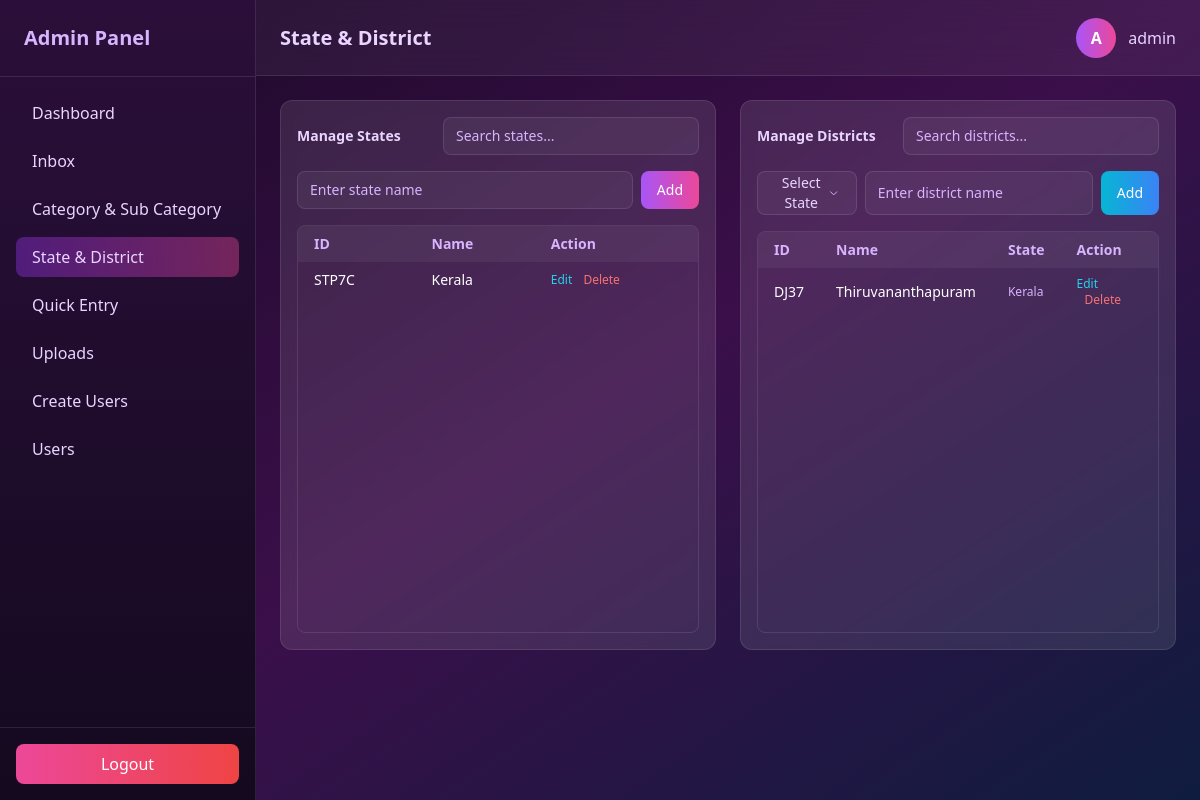
Screenshot of /state (signed in) with the database file from the repository.
### data/models.py (models this page shows, shortened)
class State(models.Model):
    id = models.CharField(
        max_length=5,      # ST + 3 chars OR S + 4 chars (your choice)
        primary_key=True,
        editable=False
    )
    name = models.CharField(max_length=100)
    created_at = models.DateTimeField(auto_now_add=True)

class District(models.Model):
    id = models.CharField(
        max_length=5,      # D + 4 chars
        primary_key=True,
        editable=False
    )
    state = models.ForeignKey(
        State,
        on_delete=models.CASCADE,
        related_name="districts"
    )
    name = models.CharField(max_length=100)
    created_at = models.DateTimeField(auto_now_add=True)

### data/views.py (the view, shortened to what this page needs)
# urls.py: path("state", views.state_district, name="state_district"),
@never_cache
@login_required(login_url='/login/')
@user_passes_test(lambda u: u.is_superuser)
def state_district(request):
    states = State.objects.order_by("-created_at")
    districts = District.objects.select_related("state").order_by("-created_at")
    edit_state = None
    edit_district = None
    if "edit_state" in request.GET:
        edit_state = get_object_or_404(
            State, id=request.GET.get("edit_state")
        )
    if "edit_district" in request.GET:
        edit_district = get_object_or_404(
            District, id=request.GET.get("edit_district")
        )
    if "delete_state" in request.GET:
        get_object_or_404(
            State, id=request.GET.get("delete_state")
        ).delete()
        return redirect("state_district")
    if "delete_district" in request.GET:
        get_object_or_404(
            District, id=request.GET.get("delete_district")
        ).delete()
        return redirect("state_district")
    return render(
        request,
        "state.html",
        {
            "states": states,
            "districts": districts,
            "edit_state": edit_state,
            "edit_district": edit_district,
        },
    )

### data/templates/state.html (shortened to what this page needs)
<!DOCTYPE html>
<html lang="en">
<head>
  <script src="https://cdn.tailwindcss.com"></script>
</head>
<body class="min-h-screen flex text-white
bg-gradient-to-br from-[#1a0826] via-[#3b0f4a] to-[#0f1c3f]">
<aside class="w-64 hidden md:flex flex-col h-screen sticky top-0
bg-gradient-to-b from-[#2b0f3a] to-[#14091f]
border-r border-white/10">
  <div class="p-6 text-xl font-bold text-purple-300 border-b border-white/10">
    Admin Panel
  </div>
  <nav class="flex-1 p-4 space-y-2 text-purple-200">
    <a href="{% url 'dashboard' %}" class="flex items-center gap-3 px-4 py-2 rounded-lg hover:bg-white/10">
      Dashboard
    </a>
      <a href="{% url 'inbox' %}" class="flex items-center gap-3 px-4 py-2 rounded-lg hover:bg-white/10">
     Inbox
    </a>
    <a href="{% url 'category' %}" class="flex items-center gap-3 px-4 py-2 rounded-lg hover:bg-white/10">
      Category & Sub Category
    </a>
    <a href="{% url 'state_district' %}" class="flex items-center gap-3 px-4 py-2 rounded-lg
              bg-gradient-to-r from-purple-600/40 to-pink-500/40">
     State & District
    </a>
    <a href="{% url 'data' %}" class="flex items-center gap-3 px-4 py-2 rounded-lg hover:bg-white/10">
     Quick Entry
    </a>
      <a href="{% url 'data_list' %}" class="flex items-center gap-3 px-4 py-2 rounded-lg hover:bg-white/10">
    Uploads
    </a>
      <a href="{% url 'usercreate' %}" class="flex items-center gap-3 px-4 py-2 rounded-lg hover:bg-white/10">
   Create Users
    </a>
       <a href="{% url 'userlist' %}" class="flex items-center gap-3 px-4 py-2 rounded-lg hover:bg-white/10">
   Users
    </a>
  </nav>
  <div class="p-4 border-t border-white/10">
    <a href="{% url 'superuser_logout' %}"
       class="block text-center bg-gradient-to-r from-pink-500 to-red-500
              text-white py-2 rounded-lg hover:opacity-90">
      Logout
    </a>
  </div>
</aside>
<div class="flex-1 flex flex-col">
<header class="px-6 h-[4.78rem] flex justify-between items-center
sticky top-0 z-40
bg-white/5 backdrop-blur-xl border-b border-white/10">
  <h1 class="text-xl font-semibold text-purple-200">State & District</h1>
  <div class="flex items-center gap-3">
    <div class="w-10 h-10 rounded-full
                bg-gradient-to-r from-purple-500 to-pink-500
                flex items-center justify-center font-bold">
      {{ request.user.username|first|upper }}
    </div>
    <span class="text-purple-200 font-medium">
      {{ request.user.username }}
    </span>
  </div>
</header>
<main class="p-6 space-y-6">
<div class="grid grid-cols-1 lg:grid-cols-2 gap-6">
<div class="bg-white/10 backdrop-blur rounded-xl border border-white/10 p-4
            h-[550px] flex flex-col">
  <div class="flex items-center justify-between gap-4 mb-4">
  <h2 class="text-sm font-semibold text-purple-200 whitespace-nowrap">
    Manage States
  </h2>
  <input
    type="text"
    placeholder="Search states..."
    onkeyup="filterTable(this, 'stateTable')"
    class="w-64 bg-white/5 border border-white/10 rounded-lg
           px-3 py-2 text-sm text-white placeholder-purple-300
           focus:outline-none focus:ring-2 focus:ring-purple-500">
</div>
  <form method="POST" class="flex gap-2 mb-4">
    <input
      name="name"
      value="{{ edit_state.name|default:'' }}"
      placeholder="Enter state name"
      required
      class="flex-1 bg-white/5 border border-white/10 rounded-lg px-3 py-2
             text-sm text-white placeholder-purple-300
             focus:outline-none focus:ring-2 focus:ring-purple-500">
    <button
      class="px-4 py-2 rounded-lg text-sm font-medium
             bg-gradient-to-r from-purple-500 to-pink-500">
      {% if edit_state %}Update{% else %}Add{% endif %}
    </button>
  </form>
  <div class="flex-1 overflow-y-auto hide-scrollbar
              rounded-lg border border-white/10">
    <table class="w-full text-sm" id="stateTable">
      <thead class="bg-white/5 text-purple-300 sticky top-0">
        <tr>
          <th class="px-4 py-2 text-left">ID</th>
          <th class="px-4 py-2 text-left">Name</th>
          <th class="px-4 py-2 text-left">Action</th>
        </tr>
      </thead>
      <tbody class="divide-y divide-white/10">
        {% for state in states %}
        <tr class="hover:bg-white/5">
          <td class="px-4 py-2">{{ state.id }}</td>
          <td class="px-4 py-2">{{ state.name }}</td>
          <td class="px-4 py-2 space-x-2 text-xs">
            <a href="javascript:void(0)"
               onclick="openStateEdit('{{ state.id }}','{{ state.name }}')"
               class="text-cyan-400">Edit</a>
            <a href="?delete_state={{ state.id }}" class="text-red-400">Delete</a>
          </td>
        </tr>
        {% empty %}
        <tr>
          <td colspan="3" class="px-4 py-4 text-center text-purple-300">
            No states
          </td>
        </tr>
        {% endfor %}
      </tbody>
    </table>
  </div>
</div>
<div class="bg-white/10 backdrop-blur rounded-xl border border-white/10 p-4
            h-[550px] flex flex-col">
  <div class="flex items-center justify-between gap-4 mb-4">
  <h2 class="text-sm font-semibold text-purple-200 whitespace-nowrap">
    Manage Districts
  </h2>
  <input
    type="text"
    placeholder="Search districts..."
    onkeyup="filterTable(this, 'districtTable')"
    class="w-64 bg-white/5 border border-white/10 rounded-lg
           px-3 py-2 text-sm text-white placeholder-purple-300
           focus:outline-none focus:ring-2 focus:ring-cyan-500">
</div>
  <form method="POST" class="flex gap-2 mb-4" onsubmit="return validateDistrictForm()">
  <div class="relative w-full" id="stateDropdown">
    <button
      type="button"
      onclick="toggleDropdown('state')"
      class="w-full h-11 flex items-center justify-between
             bg-white/5 border border-white/10 rounded-lg
             px-4 text-sm text-purple-200
             focus:outline-none focus:ring-2 focus:ring-purple-500">
      <span id="stateSelected">Select State</span>
      <svg class="w-4 h-4 text-purple-300 transition-transform"
           id="stateArrow"
           fill="none" stroke="currentColor" stroke-width="2"
           viewBox="0 0 24 24">
        <path d="M19 9l-7 7-7-7"/>
      </svg>
    </button>
  </div>
  <input
    name="name"
    value="{{ edit_district.name|default:'' }}"
    placeholder="Enter district name"
    required
    class="flex-1 bg-white/5 border border-white/10 rounded-lg px-3 py-2
           text-sm text-white placeholder-purple-300
           focus:outline-none focus:ring-2 focus:ring-cyan-500">
  <button
    class="px-4 py-2 rounded-lg text-sm font-medium
           bg-gradient-to-r from-cyan-500 to-blue-500">
    {% if edit_district %}Update{% else %}Add{% endif %}
  </button>
</form>
  <div class="flex-1 overflow-y-auto hide-scrollbar
              rounded-lg border border-white/10">
    <table class="w-full text-sm" id="districtTable">
      <thead class="bg-white/5 text-purple-300 sticky top-0">
        <tr>
          <th class="px-4 py-2 text-left">ID</th>
          <th class="px-4 py-2 text-left">Name</th>
          <th class="px-4 py-2 text-left">State</th>
          <th class="px-4 py-2 text-left">Action</th>
        </tr>
      </thead>
      <tbody class="divide-y divide-white/10">
        {% for dist in districts %}
        <tr class="hover:bg-white/5">
          <td class="px-4 py-2">{{ dist.id }}</td>
          <td class="px-4 py-2">{{ dist.name }}</td>
          <td class="px-4 py-2 text-xs text-purple-300">{{ dist.state.name }}</td>
          <td class="px-4 py-2 space-x-2 text-xs">
            <a href="javascript:void(0)"
               onclick="openDistrictEdit('{{ dist.id }}','{{ dist.name }}','{{ dist.state.id }}')"
               class="text-cyan-400">Edit</a>
            <a href="?delete_district={{ dist.id }}" class="text-red-400">Delete</a>
          </td>
        </tr>
        {% empty %}
        <tr>
          <td colspan="4" class="px-4 py-4 text-center text-purple-300">
            No districts
          </td>
        </tr>
        {% endfor %}
      </tbody>
    </table>
  </div>
</div>
</div>
</main>
</div>
</body>
</html>

### rows the page displays
State: id "STP7C", name "Kerala"
District: id "DJ37", name "Thiruvananthapuram", state.name "Kerala"

### other values shown
{{ request.user.username|first|upper }} "A"
{{ request.user.username }} "admin"
